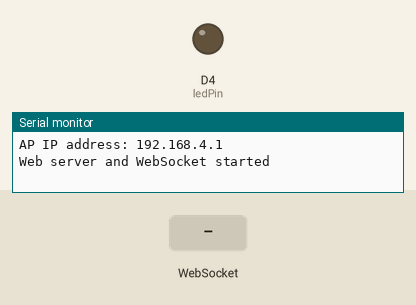
Simulated run of this sketch. Board: ESP8266 (NodeMCU). On the bench: output pins drawn as LEDs (lit = HIGH), the last lines printed to the serial monitor. Inputs (shaded band) come from the test bench.

Above: at 1.2 s.
1.3 s: WebSocket text "ON" received
At 2.0 s:
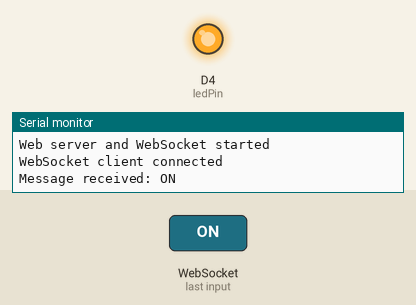
2.8 s: WebSocket text "OFF" received
At 3.2 s:
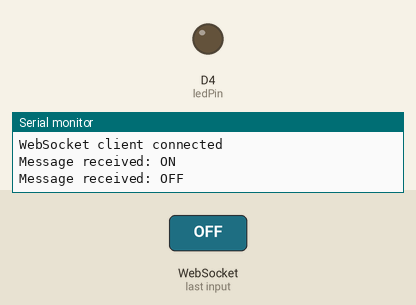
Timing chart, 0 to 5.8 s (numbered marks = the images above; inputs shaded):
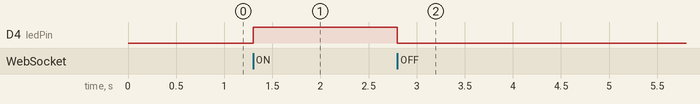

The sketch:

Turn_OnOff_LED_onWeb.ino
```cpp
// Web server LED on off switch
#include <ESP8266WiFi.h>
#include <DNSServer.h>
#include <ESPAsyncWebServer.h>
#include <ESPAsyncTCP.h>
const char* ssid = "ESP8266_Control";
const char* password = "password123";
IPAddress apIP(192, 168, 4, 1);
DNSServer dnsServer;
AsyncWebServer server(80);
AsyncWebSocket ws("/ws");
const int ledPin = D4;
bool ledState = false;

void onWebSocketEvent(AsyncWebSocket *server, AsyncWebSocketClient *client,
                      AwsEventType type, void *arg, uint8_t *data, size_t len) {
  if (type == WS_EVT_CONNECT) {
    Serial.println("WebSocket client connected");
    client->text(ledState ? "ON" : "OFF");
  } else if (type == WS_EVT_DISCONNECT) {
    Serial.println("WebSocket client disconnected");
  } else if (type == WS_EVT_DATA) {
    data[len] = 0;
    String message = (char*)data;
    Serial.println("Message received: " + message);
    if (message == "ON") {
      digitalWrite(ledPin, HIGH);
      ledState = true;
    } else if (message == "OFF") {
      digitalWrite(ledPin, LOW);
      ledState = false;
    }
    client->text(ledState ? "ON" : "OFF");
  }
}
void setup() {
  Serial.begin(115200);
  pinMode(ledPin, OUTPUT);
  digitalWrite(ledPin, LOW);
  WiFi.softAP(ssid, password);
  WiFi.softAPConfig(apIP, apIP, IPAddress(255, 255, 255, 0));
  dnsServer.start(53, "*", apIP);
  Serial.print("AP IP address: ");
  Serial.println(WiFi.softAPIP());
  ws.onEvent(onWebSocketEvent);
  server.addHandler(&ws);
  server.on("/", HTTP_GET, [](AsyncWebServerRequest *request){
    request->send_P(200, "text/html", R"rawliteral(
<!DOCTYPE html>
<html lang="en">
<head>
    <meta charset="UTF-8">
    <meta name="viewport" content="width=device-width, initial-scale=1.0">
    <title>ESP8266 LED Control</title>
    <style>
        body {
            font-family: Arial, sans-serif;
            display: flex;
            justify-content: center;
            align-items: center;
            flex-direction: column;
            height: 100vh;
            background-color: #f4f4f4;
        }
        h1 {
            color: #333;
        }
        button {
            padding: 10px 20px;
            font-size: 16px;
            cursor: pointer;
            background-color: #007bff;
            color: white;
            border: none;
            border-radius: 5px;
            margin: 5px;
        }
        button:hover {
            background-color: #0056b3;
        }
        #status {
            margin-top: 20px;
            font-size: 18px;
        }
    </style>
</head>
<body>
    <h1>ESP8266 LED Control</h1>
    <button id="onButton">Turn LED ON</button>
    <button id="offButton">Turn LED OFF</button>
    <div id="status">Status: OFF</div>
    <script>
        let socket = new WebSocket('ws://' + location.hostname + '/ws');
        socket.onopen = function(e) {
          console.log("[open] Connection established");
        };
        socket.onmessage = function(event) {
          console.log(`[message] Data received from server: ${event.data}`);
          document.getElementById('status').innerText = "Status: " + event.data;
        };
        socket.onclose = function(event) {
          if (event.wasClean) {
            console.log(`[close] Connection closed cleanly, code=${event.code} reason=${event.reason}`);
          } else {
            console.log('[close] Connection died');
          }
        };
        socket.onerror = function(error) {
          console.error(`[error] ${error.message}`);
        };
        document.getElementById('onButton').addEventListener('click', function() {
            socket.send('ON');
        });
        document.getElementById('offButton').addEventListener('click', function() {
            socket.send('OFF');
        });
    </script>
</body>
</html>
)rawliteral");
  });
  server.onNotFound([](AsyncWebServerRequest *request){
    request->send(404, "text/plain", "404: Not Found");
  });
  server.begin();
  Serial.println("Web server and WebSocket started");
}
void loop() {
  dnsServer.processNextRequest();
  ws.cleanupClients();
}
```

Measured:
- after the input at 1.3 s, D4 (ledPin): LOW → HIGH at once
- after the input at 2.8 s, D4 (ledPin): HIGH → LOW at once
